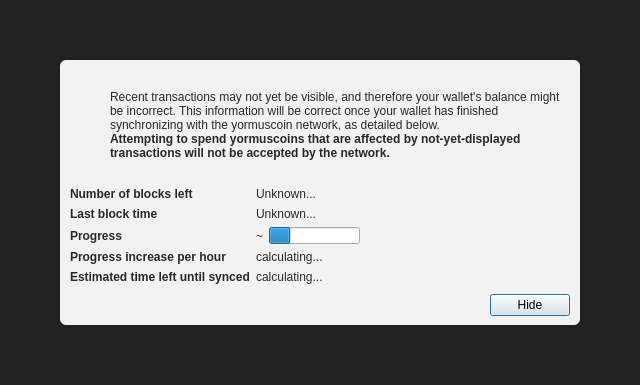
<?xml version="1.0" encoding="UTF-8"?>
<ui version="4.0">
 <class>ModalOverlay</class>
 <widget class="QWidget" name="ModalOverlay">
  <property name="geometry">
   <rect>
    <x>0</x>
    <y>0</y>
    <width>640</width>
    <height>385</height>
   </rect>
  </property>
  <property name="windowTitle">
   <string>Form</string>
  </property>
  <layout class="QVBoxLayout" name="verticalLayout" stretch="0">
   <property name="sizeConstraint">
    <enum>QLayout::SetDefaultConstraint</enum>
   </property>
   <property name="leftMargin">
    <number>0</number>
   </property>
   <property name="topMargin">
    <number>0</number>
   </property>
   <property name="rightMargin">
    <number>0</number>
   </property>
   <property name="bottomMargin">
    <number>0</number>
   </property>
   <item>
    <widget class="QWidget" name="bgWidget" native="true">
     <property name="styleSheet">
      <string notr="true">#bgWidget { background: rgba(0,0,0,220); }</string>
     </property>
     <layout class="QVBoxLayout" name="verticalLayoutMain" stretch="1">
      <property name="leftMargin">
       <number>60</number>
      </property>
      <property name="topMargin">
       <number>60</number>
      </property>
      <property name="rightMargin">
       <number>60</number>
      </property>
      <property name="bottomMargin">
       <number>60</number>
      </property>
      <item>
       <widget class="QWidget" name="contentWidget" native="true">
        <property name="styleSheet">
         <string notr="true">#contentWidget { background: rgba(255,255,255,240); border-radius: 6px; }

QLabel { color: rgb(40,40,40);  }</string>
        </property>
        <layout class="QVBoxLayout" name="verticalLayoutSub" stretch="1,0,0,0">
         <property name="spacing">
          <number>0</number>
         </property>
         <property name="leftMargin">
          <number>10</number>
         </property>
         <property name="topMargin">
          <number>10</number>
         </property>
         <property name="rightMargin">
          <number>10</number>
         </property>
         <property name="bottomMargin">
          <number>10</number>
         </property>
         <item>
          <layout class="QHBoxLayout" name="horizontalLayoutIconText" stretch="0,1">
           <property name="topMargin">
            <number>20</number>
           </property>
           <item>
            <layout class="QVBoxLayout" name="verticalLayoutIcon">
             <property name="leftMargin">
              <number>0</number>
             </property>
             <item>
              <widget class="QPushButton" name="warningIcon">
               <property name="enabled">
                <bool>false</bool>
               </property>
               <property name="text">
                <string/>
               </property>
               <property name="icon">
                <iconset>
                 <normaloff>:/icons/warning</normaloff>
                 <disabledoff>:/icons/warning</disabledoff>:/icons/warning</iconset>
               </property>
               <property name="iconSize">
                <size>
                 <width>48</width>
                 <height>48</height>
                </size>
               </property>
               <property name="flat">
                <bool>true</bool>
               </property>
              </widget>
             </item>
             <item>
              <spacer name="verticalSpacerWarningIcon">
               <property name="orientation">
                <enum>Qt::Vertical</enum>
               </property>
               <property name="sizeHint" stdset="0">
                <size>
                 <width>20</width>
                 <height>40</height>
                </size>
               </property>
              </spacer>
             </item>
            </layout>
           </item>
           <item>
            <layout class="QVBoxLayout" name="verticalLayoutInfoText">
             <property name="leftMargin">
              <number>0</number>
             </property>
             <property name="topMargin">
              <number>0</number>
             </property>
             <item>
              <widget class="QLabel" name="infoText">
               <property name="text">
                <string>Recent transactions may not yet be visible, and therefore your wallet's balance might be incorrect. This information will be correct once your wallet has finished synchronizing with the yormuscoin network, as detailed below.</string>
               </property>
               <property name="textFormat">
                <enum>Qt::RichText</enum>
               </property>
               <property name="wordWrap">
                <bool>true</bool>
               </property>
              </widget>
             </item>
             <item>
              <widget class="QLabel" name="infoTextStrong">
               <property name="font">
                <font>
                 <weight>75</weight>
                 <bold>true</bold>
                </font>
               </property>
               <property name="text">
                <string>Attempting to spend yormuscoins that are affected by not-yet-displayed transactions will not be accepted by the network.</string>
               </property>
               <property name="textFormat">
                <enum>Qt::RichText</enum>
               </property>
               <property name="wordWrap">
                <bool>true</bool>
               </property>
              </widget>
             </item>
             <item>
              <spacer name="verticalSpacerInTextSpace">
               <property name="orientation">
                <enum>Qt::Vertical</enum>
               </property>
               <property name="sizeHint" stdset="0">
                <size>
                 <width>20</width>
                 <height>40</height>
                </size>
               </property>
              </spacer>
             </item>
            </layout>
           </item>
          </layout>
         </item>
         <item>
          <spacer name="verticalSpacerAfterText">
           <property name="orientation">
            <enum>Qt::Vertical</enum>
           </property>
           <property name="sizeHint" stdset="0">
            <size>
             <width>20</width>
             <height>40</height>
            </size>
           </property>
          </spacer>
         </item>
         <item>
          <layout class="QFormLayout" name="formLayout">
           <property name="fieldGrowthPolicy">
            <enum>QFormLayout::FieldsStayAtSizeHint</enum>
           </property>
           <property name="horizontalSpacing">
            <number>6</number>
           </property>
           <property name="verticalSpacing">
            <number>6</number>
           </property>
           <property name="topMargin">
            <number>10</number>
           </property>
           <item row="0" column="0">
            <widget class="QLabel" name="labelNumberOfBlocksLeft">
             <property name="font">
              <font>
               <weight>75</weight>
               <bold>true</bold>
              </font>
             </property>
             <property name="text">
              <string>Number of blocks left</string>
             </property>
            </widget>
           </item>
           <item row="0" column="1">
            <widget class="QLabel" name="numberOfBlocksLeft">
             <property name="text">
              <string>Unknown...</string>
             </property>
            </widget>
           </item>
           <item row="1" column="0">
            <widget class="QLabel" name="labelLastBlockTime">
             <property name="font">
              <font>
               <weight>75</weight>
               <bold>true</bold>
              </font>
             </property>
             <property name="text">
              <string>Last block time</string>
             </property>
            </widget>
           </item>
           <item row="1" column="1">
            <widget class="QLabel" name="newestBlockDate">
             <property name="sizePolicy">
              <sizepolicy hsizetype="Maximum" vsizetype="Preferred">
               <horstretch>0</horstretch>
               <verstretch>0</verstretch>
              </sizepolicy>
             </property>
             <property name="text">
              <string>Unknown...</string>
             </property>
            </widget>
           </item>
           <item row="2" column="0">
            <widget class="QLabel" name="labelSyncDone">
             <property name="font">
              <font>
               <weight>75</weight>
               <bold>true</bold>
              </font>
             </property>
             <property name="text">
              <string>Progress</string>
             </property>
            </widget>
           </item>
           <item row="2" column="1">
            <layout class="QHBoxLayout" name="horizontalLayoutSync" stretch="0,1">
             <item>
              <widget class="QLabel" name="percentageProgress">
               <property name="text">
                <string notr="true">~</string>
               </property>
              </widget>
             </item>
             <item>
              <widget class="QProgressBar" name="progressBar">
               <property name="value">
                <number>24</number>
               </property>
               <property name="format">
                <string/>
               </property>
              </widget>
             </item>
            </layout>
           </item>
           <item row="4" column="0">
            <widget class="QLabel" name="labelProgressIncrease">
             <property name="font">
              <font>
               <weight>75</weight>
               <bold>true</bold>
              </font>
             </property>
             <property name="text">
              <string>Progress increase per hour</string>
             </property>
            </widget>
           </item>
           <item row="4" column="1">
            <widget class="QLabel" name="progressIncreasePerH">
             <property name="text">
              <string>calculating...</string>
             </property>
            </widget>
           </item>
           <item row="5" column="0">
            <widget class="QLabel" name="labelEstimatedTimeLeft">
             <property name="font">
              <font>
               <weight>75</weight>
               <bold>true</bold>
              </font>
             </property>
             <property name="text">
              <string>Estimated time left until synced</string>
             </property>
            </widget>
           </item>
           <item row="5" column="1">
            <widget class="QLabel" name="expectedTimeLeft">
             <property name="text">
              <string>calculating...</string>
             </property>
            </widget>
           </item>
          </layout>
         </item>
         <item>
          <layout class="QHBoxLayout" name="horizontalLayoutButtons">
           <property name="leftMargin">
            <number>10</number>
           </property>
           <property name="topMargin">
            <number>10</number>
           </property>
           <item>
            <spacer name="horizontalSpacer">
             <property name="orientation">
              <enum>Qt::Horizontal</enum>
             </property>
             <property name="sizeHint" stdset="0">
              <size>
               <width>40</width>
               <height>20</height>
              </size>
             </property>
            </spacer>
           </item>
           <item>
            <widget class="QPushButton" name="closeButton">
             <property name="text">
              <string>Hide</string>
             </property>
             <property name="shortcut">
              <string>Esc</string>
             </property>
             <property name="focusPolicy">
              <enum>Qt::StrongFocus</enum>
             </property>
             <property name="default">
              <bool>true</bool>
             </property>
            </widget>
           </item>
          </layout>
         </item>
        </layout>
       </widget>
      </item>
     </layout>
    </widget>
   </item>
  </layout>
 </widget>
 <resources/>
 <connections/>
</ui>
